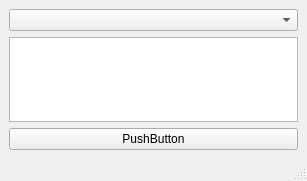
<?xml version="1.0" encoding="UTF-8"?>
<ui version="4.0">
 <class>MainWindow</class>
 <widget class="QMainWindow" name="MainWindow">
  <property name="geometry">
   <rect>
    <x>0</x>
    <y>0</y>
    <width>307</width>
    <height>181</height>
   </rect>
  </property>
  <property name="windowTitle">
   <string>MainWindow</string>
  </property>
  <widget class="QWidget" name="centralwidget">
   <layout class="QVBoxLayout" name="verticalLayout_2">
    <item>
     <layout class="QVBoxLayout" name="verticalLayout">
      <item>
       <widget class="QComboBox" name="comboBox"/>
      </item>
      <item>
       <widget class="QListWidget" name="listWidget"/>
      </item>
     </layout>
    </item>
    <item>
     <widget class="QPushButton" name="pushButton">
      <property name="text">
       <string>PushButton</string>
      </property>
     </widget>
    </item>
   </layout>
  </widget>
  <widget class="QMenuBar" name="menubar">
   <property name="geometry">
    <rect>
     <x>0</x>
     <y>0</y>
     <width>307</width>
     <height>20</height>
    </rect>
   </property>
  </widget>
  <widget class="QStatusBar" name="statusbar"/>
 </widget>
 <resources/>
 <connections/>
</ui>
